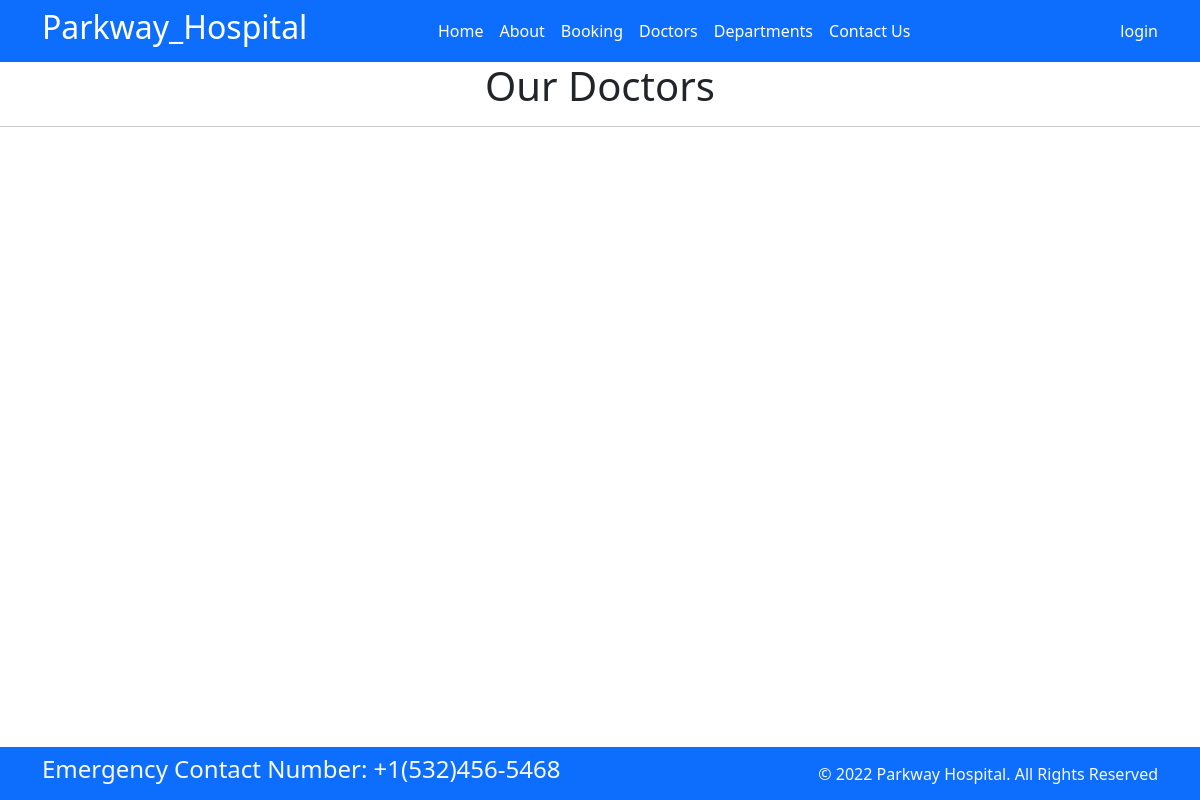
The app's page /doctors/, older data.
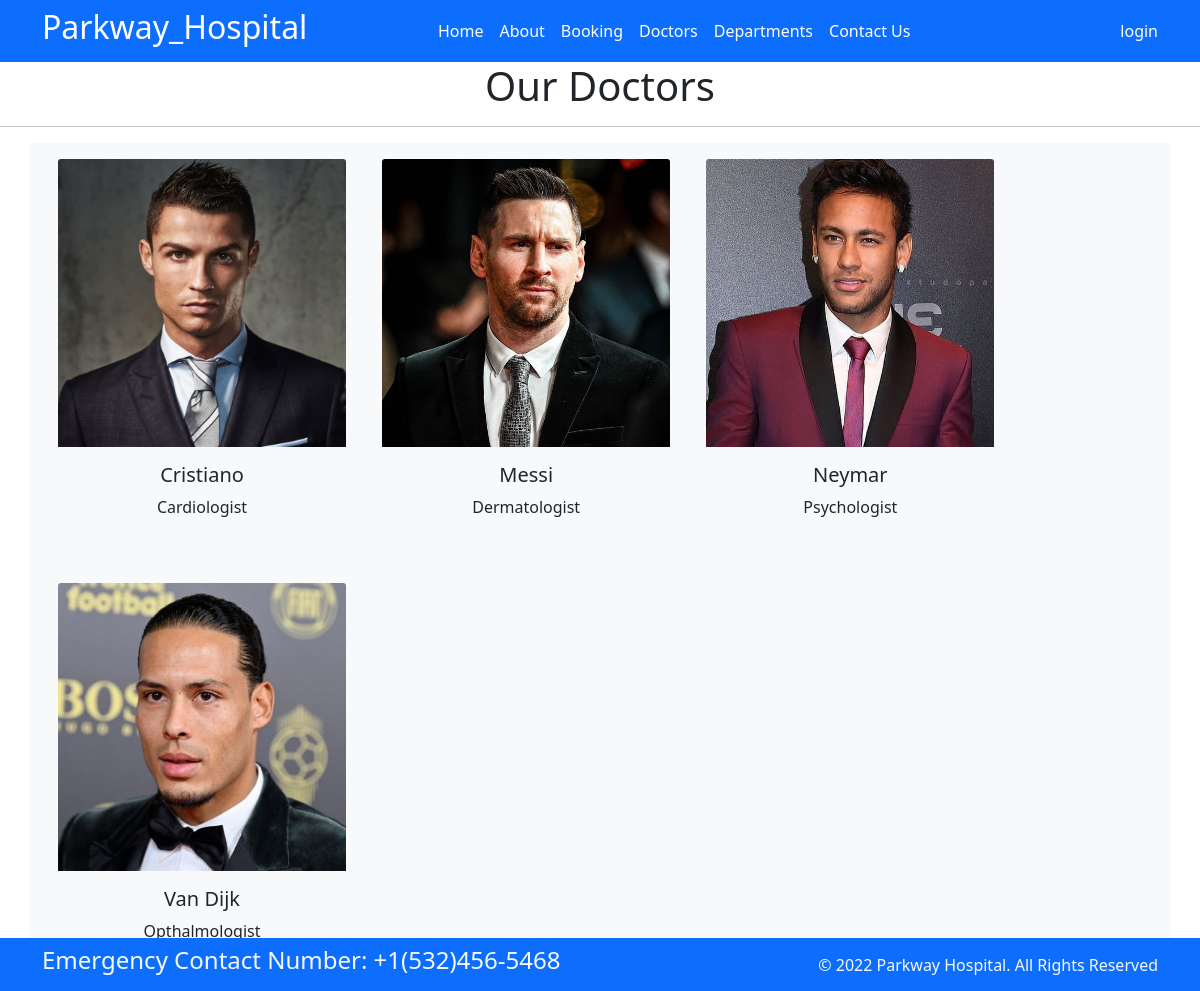
The same page, newer data.
### home/models.py (models this page shows, shortened)
class Doctors(models.Model):
    doc_name=models.CharField(max_length=255)
    doc_spec=models.CharField(max_length=255)
    doc_dep=models.ForeignKey(Departments,on_delete=models.CASCADE)  #dropdown to select, deleting removes doctor
    doc_image=models.ImageField(upload_to='doctors')                #install pillow to upload pic

### home/views.py (the view)
# urls.py: path('doctors/',views.doctors,name='doctors'),
def doctors(request):
    dict_doc={
        'doc' : Doctors.objects.all()
    }
    return render(request,'doctors.html',dict_doc)

### templates/doctors.html
{% extends 'index.html' %}
{% block content %}
<div class="text-center">
  <h1>Our Doctors</h1>
</div>
<hr>
<div class="container text-left bg-light">
  {% for d in doc %}
  <div class="card-text-center mx-3 my-3" style=" width: 18rem; display:inline-block">
    <img class="card-img-top" src="{{d.doc_image.url}}" alt="Card image cap">
    <div class="card-body">
      <h5 class="text-center"> {{d.doc_name}}</h5>
      <p class="text-center">{{d.doc_spec}}</p>
    </div>
  </div>
{% endfor %}
{% endblock %}

### templates/index.html (shortened to what this page needs)
{% load static %}
<html>
  <head>
    <link rel="stylesheet" href="static/css/style.css" type="text/css">
    <link rel="stylesheet"
      href=" https://cdn.jsdelivr.net/npm/bootstrap@5.1.3/dist/css/bootstrap.min.css ">
    <link rel="stylesheet"
      href="https://use.fontawesome.com/releases/v5.2.0/css/all.css">
    <link rel="stylesheet"
          href="{% static '/static/css/style.css' %}">
  </head>
  <body>
    <nav class="navbar bg-primary navbar-expand-md ">
      <div class="container">
        <div class="col-2 text-left pl-md-0">
          <h2 class="text-white"> Parkway_Hospital </h2>
        </div>
        <div
          class="collapse navbar-collapse justify-content-center col-md-8 navbar-collapse-3">
          <ul class="navbar-nav justify-content-center  ">
            <li class="nav-item active" >
              <a class="nav-link text-white" href="{% url 'home'%}">Home </a>
            </li>
            <li class="nav-item">
              <a class="nav-link text-white" href="{% url 'about'%}">About</a>
            </li>
            <li class="nav-item">
              <a class="nav-link text-white" href="{% url 'bookings'%}">Booking</a>
            </li>
            <li class="nav-item">
              <a class="nav-link text-white" href="{% url 'doctors'%}">Doctors</a>
            </li>
    <li class="nav-item">
              <a class="nav-link text-white" href="{% url 'departments'%}">Departments</a>
            </li>
            <li class="nav-item">
              <a class="nav-link text-white" href="{% url 'contacts'%}">Contact Us</a>
            </li>
          </ul>
        </div>
        <h8 class="text-white">login</h8>
      </div>
    </nav>
    <section class="fixed-bottom">
      <footer class="pt-2 pb-2  bg-primary text-light">
        <div class="container">
          <div class="row align-items-center">
            <div class="col-12 col-md-8">
              <h4>Emergency Contact Number: +1(532)456-5468</h4>
            </div>
            <div class="col-12 col-md-4 mt-4 mt-md-0 text-center text-md-end">
              © 2022 Parkway Hospital. All Rights Reserved
            </div>
          </div>
        </div>
      </footer>
    </section>
  {% block content %}{% endblock %}
  </body>
</html>

Row changes from the older to the newer data that the page shows:
added Doctors: doc_image (picture), doc_name "Cristiano", doc_spec "Cardiologist"
added Doctors: doc_image (picture), doc_name "Messi", doc_spec "Dermatologist"
added Doctors: doc_image (picture), doc_name "Neymar", doc_spec "Psychologist"
added Doctors: doc_image (picture), doc_name "Van Dijk", doc_spec "Opthalmologist"
